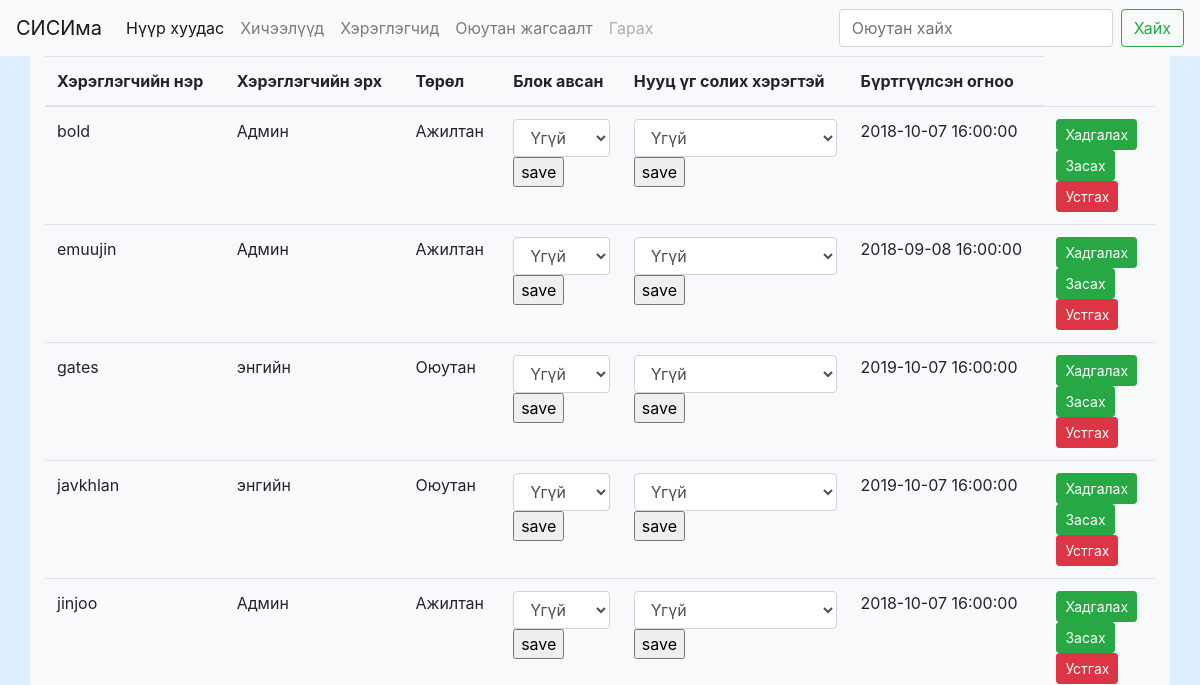
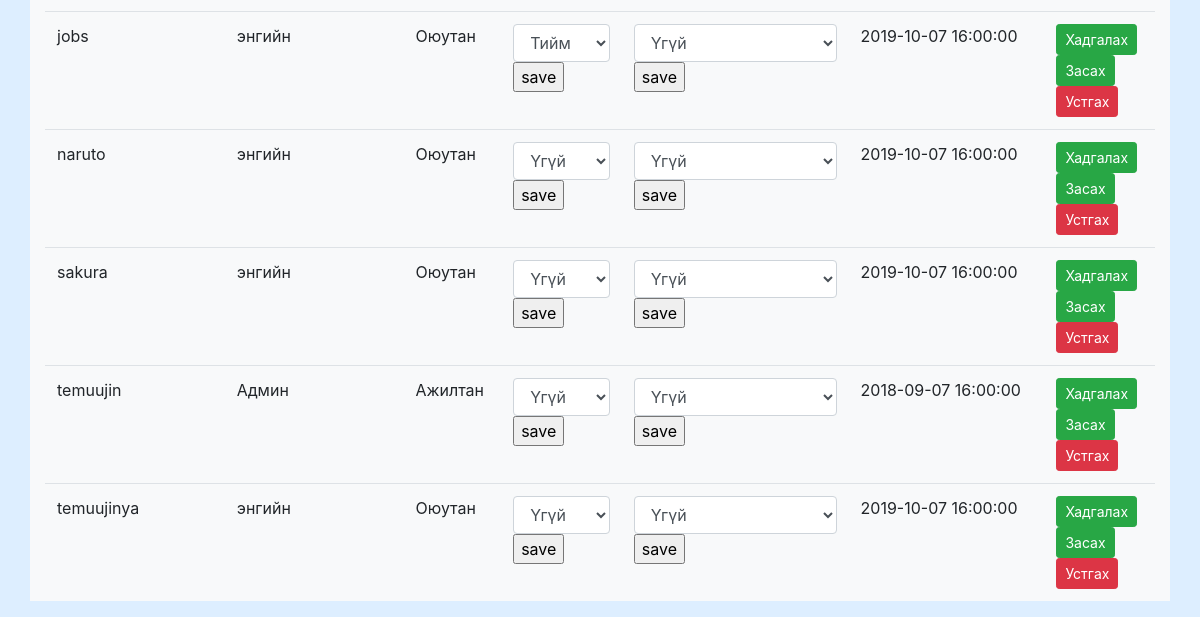
Before: /users.php (signed in) with the older database file (2 pictures, top to bottom).
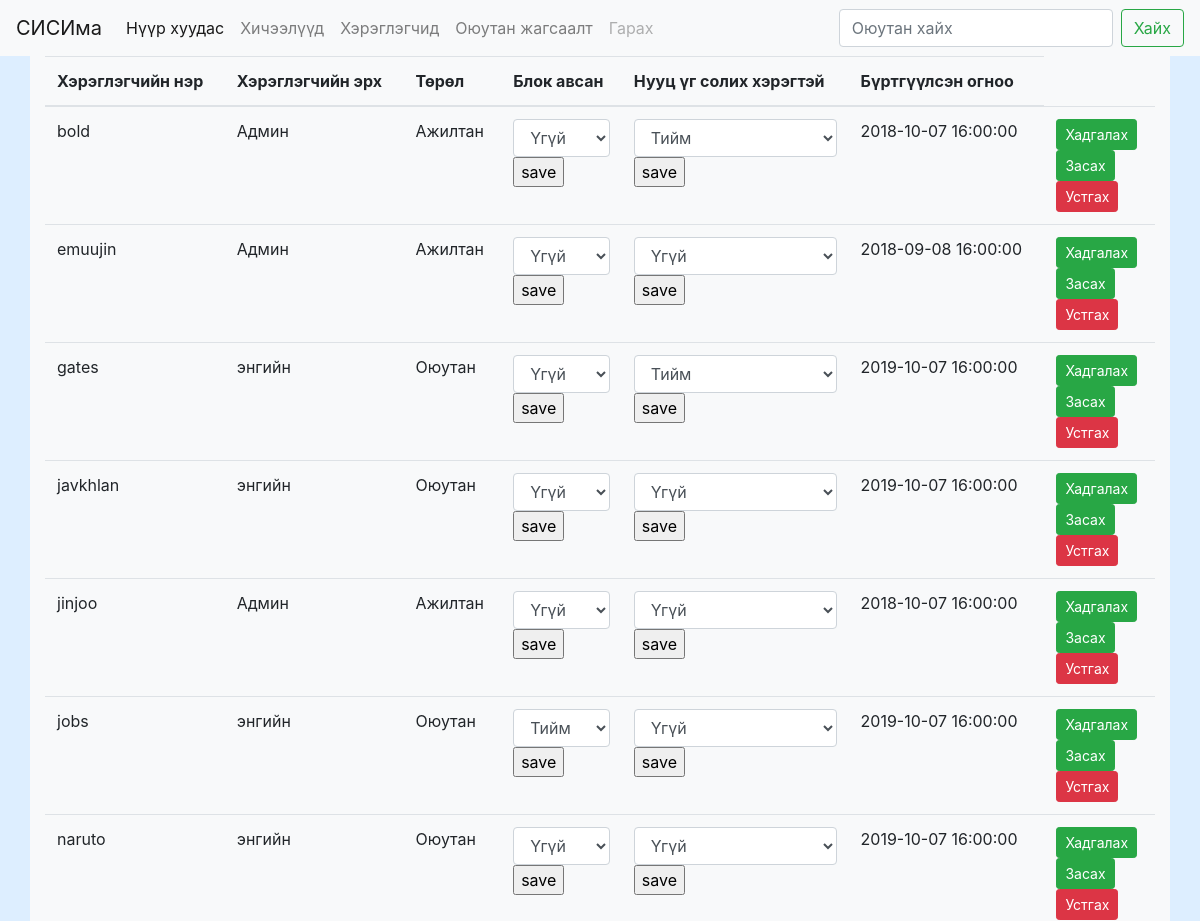
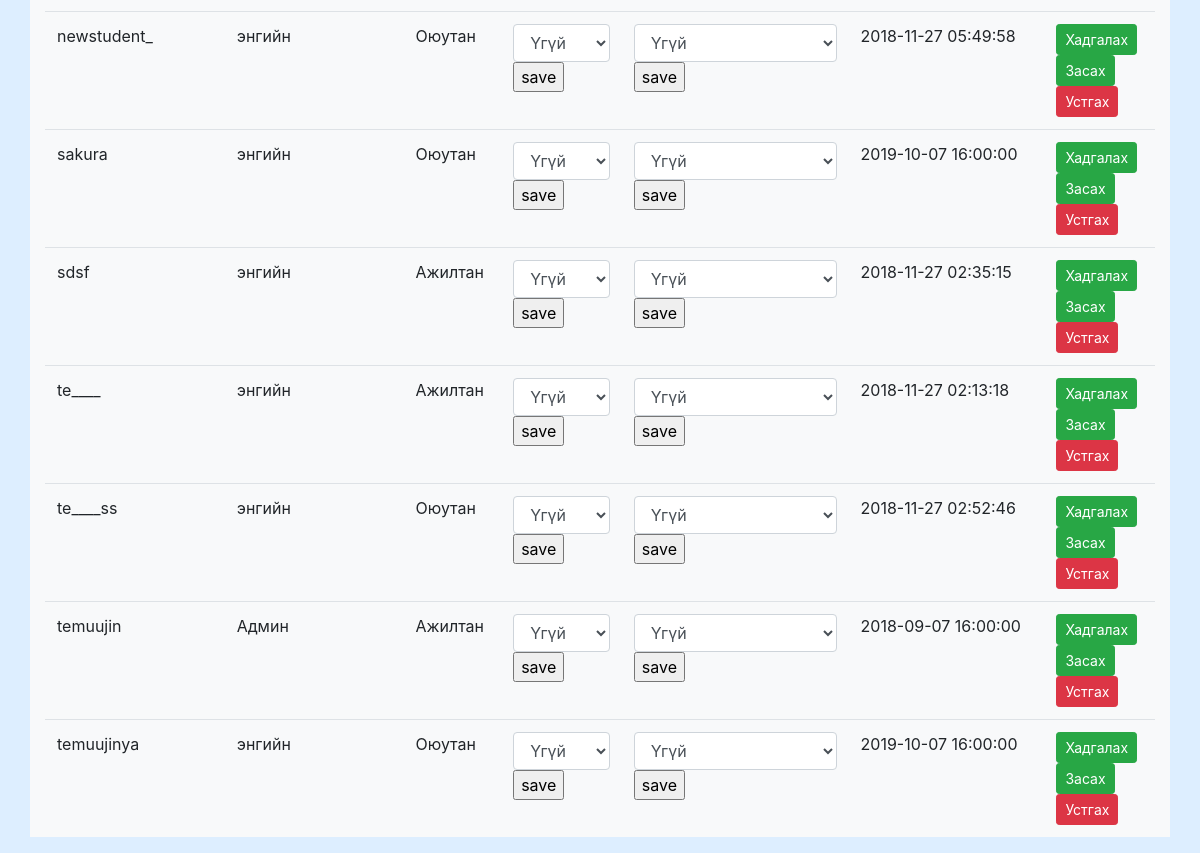
After: the same page with the newer database file (2 pictures, top to bottom).
### tables this page shows
CREATE TABLE `users` (
  `userName` varchar(32) NOT NULL,
  `password` varchar(32) NOT NULL,
  `regDate` timestamp NOT NULL DEFAULT CURRENT_TIMESTAMP,
  `role` tinyint(4) NOT NULL DEFAULT '0',
  `userType` tinyint(4) NOT NULL DEFAULT '2',
  `changePass` tinyint(4) NOT NULL DEFAULT '0',
  `isBlocked` tinyint(4) NOT NULL DEFAULT '0'
);

### include/config.php (called while the page is built)
<?php
$site_url="http://localhost/weblab4";
?>

### include/functions.php (called while the page is built, shortened)
<?php
function findStudentID($username){
    global $pdo;
    $query = "select * from student where userName=:username";
    $query = $pdo->prepare($query);
    $query->bindParam(":username",$username);
    $query->execute();
    $query=$query->fetch();
    return $query["studentID"];
}
function findUserRole($username){
    global $pdo;
    $query = "select * from users where userName=:username";
    $query = $pdo->prepare($query);
    $query->bindParam(":username",$username);
    $query->execute();
    $query=$query->fetch();
    return $query["role"];
}
function isAdmin($username){
    if(findUserRole($username)){
        return true;
    }else{
        return false;
    }
}
function findAllUsers(){
    global $pdo;
    $query = "select * from users";
    $query = $pdo->prepare($query);
    $query->execute();
    return $query;
}
?>

### users.php (the view, shortened to what this page needs)
<?php
    require_once __DIR__ ."/include/init.php";
    include_once __DIR__."/include/partials/header.php";
    include_once __DIR__."/include/partials/navbar.php";
if(isAdmin($_SESSION['username'])){
    $users= findAllUsers();
    $render = "<div class='container bg-light'>";
    $render .= "<table class='table table-hover'>
        <thead>
            <tr>
                <th scope='col'>Хэрэглэгчийн нэр</th>
                <th scope='col'>Хэрэглэгчийн эрх</th>
                <th scope='col'>Төрөл</th>
                <th scope='col'>Блок авсан</th>
                <th scope='col'>Нууц үг солих хэрэгтэй</th>
                <th scope='col'>Бүртгүүлсэн огноо</th>
            </tr>
        </thead>
        ";
    while($user = $users->fetch()){
        $tempUser = $user;
        $render.= "
        <form action'#' method='post'>
        <tr>
                <td>{$tempUser["userName"]}</td>
                <td>".($tempUser["role"]==true ? 'Админ':'энгийн')."</td>
                <td>".($tempUser["userType"]==1 ? 'Ажилтан':'Оюутан')."</td>
                <td>
                <div class='form-group'>
                <input type='hidden' name='username' value='{$tempUser["userName"]}'>
                <form method='post' action='#'>
                    <select id='isBlocked' name='isBlocked' class='form-control'>
                        <option  ".($tempUser['isBlocked']==1 ? 'selected':'')." value='1' >Тийм</option>
                        <option  ".($tempUser['isBlocked']==0 ? 'selected':'')." value='0' >Үгүй</option>
                    </select>
                    <input type='submit' name='isBlockedSave' value='save'>
                </form>
                </div>
                  </td>
                <td>
                <div class='form-group'>
                <form method='post' action='#'>
                <input type='hidden' name='username' value='{$tempUser["userName"]}'>
                    <select id='changePass' name='changePass' class='form-control'>
                    <option  ".($tempUser['changePass']==1 ? 'selected':'')." value='1' >Тийм</option>
                    <option  ".($tempUser['changePass']==0 ? 'selected':'')." value='0' >Үгүй</option>
                    </select>
                    <input type='submit' value='save' name='changePassSave'>
                </form>
                </div></td>
                <td>{$tempUser["regDate"]}</td>
                <td>
                    <input type='submit' class='btn btn-success btn-sm' name='savePerUser' value='Хадгалах'>
                    <form method='get' action='update.php'>
                        <button class='btn btn-success btn-sm' name='s_id' value='".findStudentID($_SESSION['username'])."'>Засах</button>
                    </form>
                    <form method='get' action='delete.php'>
                        <button class='btn btn-danger btn-sm' name='s_id' value='".findStudentID($_SESSION['username'])."'>Устгах</button>
                    </form>
                </td>
            </tr>
            ";
        $render .= "</form>";
    }
    $render.="</table>
        </div>";
    echo $render;
?>
<?php
    include "./include/partials/footer.php";
}else{
    header("location: ./index.php");
}
?>

### include/partials/header.php (shortened to what this page needs)
<?php
require_once __DIR__ ."/../config.php";
?>
<!DOCTYPE html>
<html lang="mn">
<head>
  <link rel="stylesheet" href="<? echo $site_url;?>/public/bootstrap/css/bootstrap.min.css"/>
  <link href="https://cdn.jsdelivr.net/npm/gijgo@1.9.6/css/gijgo.min.css" rel="stylesheet" type="text/css">
  <link rel="stylesheet" href="<? echo $site_url;?>/public/style/main.css"/>
</head>
<body>

### include/partials/navbar.php (shortened to what this page needs)
<nav class="navbar navbar-expand-lg navbar-light bg-light">
  <a class="navbar-brand" href="#">СИСИма</a>
  <div class="collapse navbar-collapse" id="navbarTogglerDemo03">
    <ul class="navbar-nav mr-auto mt-2 mt-lg-0">
      <li class="nav-item active">
        <a class="nav-link" href="./">Нүүр хуудас <span class="sr-only">(current)</span></a>
      </li>
      <li class="nav-item">
        <a class="nav-link" href="./courses.php">Хичээлүүд</a>
      </li>
      <? if(isAdmin($_SESSION["username"])){ ?>
      <li class="nav-item">
        <a class="nav-link" href="./users.php">Хэрэглэгчид</a>
      </li>
      <li class="nav-item">
        <a class="nav-link" href="./list.php">Оюутан жагсаалт</a>
      </li>
      <? } ?>
      <li class="nav-item">
        <a class="nav-link disabled" href="log_out.php">Гарах</a>
      </li>
    </ul>
    <form class="form-inline my-2 my-lg-0" action="./" method="post">
      <input class="form-control mr-sm-2" type="search" name="searchStudentByLname" placeholder="Оюутан хайх" aria-label="Search">
      <button class="btn btn-outline-success my-2 my-sm-0" type="submit">Хайх</button>
    </form>
  </div>
</nav>

### include/partials/footer.php (shortened to what this page needs)
<? require_once __DIR__ ."/../config.php";  ?>
</body>
</html>

### public/style/main.css (style rules this page uses)
body { background-color: #ddeeff; }

Changed rows visible on the page:
changed users "bold": changePass "Үгүй" → "Тийм"
changed users "gates": changePass "Үгүй" → "Тийм"
added users: userName "newstudent_", role "энгийн", userType "Оюутан", isBlocked "Үгүй", changePass "Үгүй", regDate "2018-11-27 05:49:58"
added users: userName "sdsf", role "энгийн", userType "Ажилтан", isBlocked "Үгүй", changePass "Үгүй", regDate "2018-11-27 02:35:15"
added users: userName "te____", role "энгийн", userType "Ажилтан", isBlocked "Үгүй", changePass "Үгүй", regDate "2018-11-27 02:13:18"
added users: userName "te____ss", role "энгийн", userType "Оюутан", isBlocked "Үгүй", changePass "Үгүй", regDate "2018-11-27 02:52:46"
